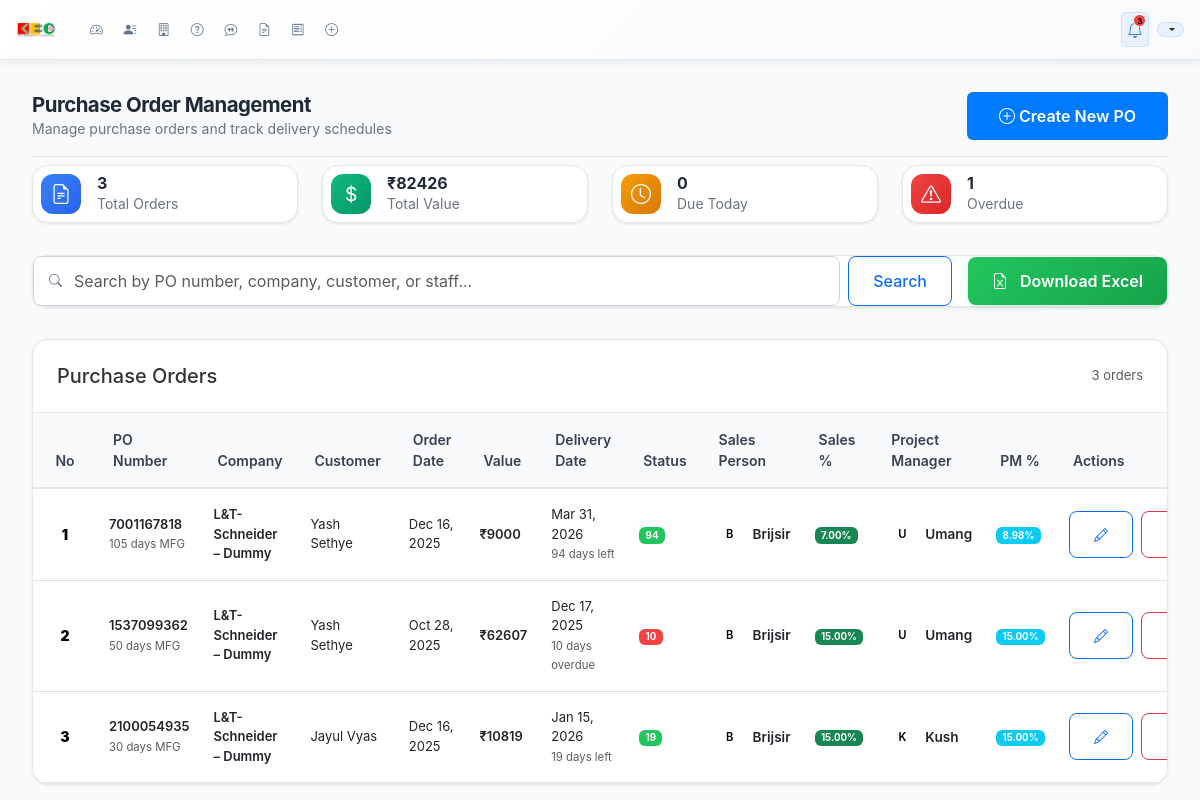
/purchase-orders/ (signed in), run on an earlier commit of the app's database.
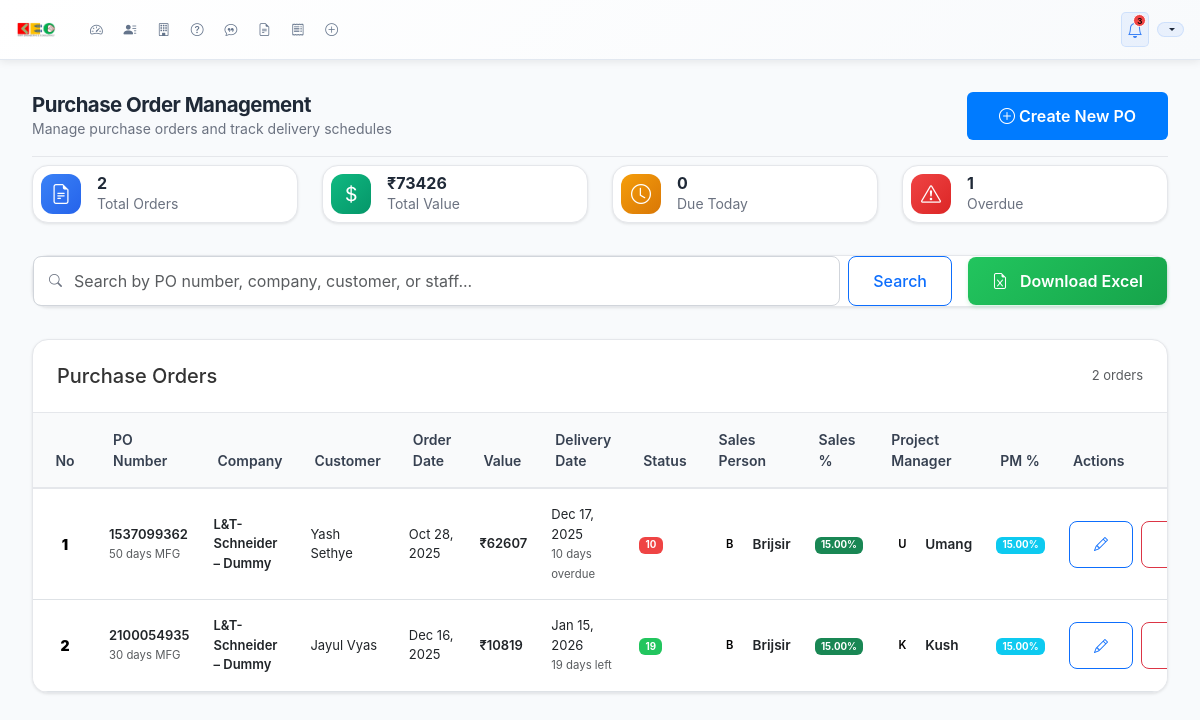
And on a later commit of the database.
### dashboard/models.py (models this page shows, shortened)
class PurchaseOrder(models.Model):
    po_number = models.CharField(max_length=50, verbose_name="PO Number")
    order_date = models.DateField(verbose_name="Order Date")
    company = models.ForeignKey(Contact, on_delete=models.CASCADE, verbose_name="Company", related_name='purchase_orders')
    customer_name = models.CharField(max_length=200, verbose_name="Customer Name")
    order_value = models.DecimalField(max_digits=12, decimal_places=2, verbose_name="Order Value")
    days_to_mfg = models.PositiveIntegerField(verbose_name="Days to Manufacturing")
    delivery_date = models.DateField(verbose_name="Delivery Date", blank=True, null=True)
    due_days = models.IntegerField(verbose_name="Due Days", blank=True, null=True, help_text="Positive: days remaining, Negative: days overdue")
    remarks = models.TextField(blank=True, null=True, verbose_name="Remarks")
    payment_terms = models.PositiveIntegerField(
        blank=True,
        null=True,
        verbose_name="Payment Terms (Days)",
        help_text="Enter payment terms in days (e.g., 45 for 45 days)"
    )
    sales_person = models.ForeignKey(
        User,
        on_delete=models.SET_NULL,
        null=True,
        blank=True,
        related_name='sales_orders',
        limit_choices_to={'userprofile__roles__contains': 'sales'},
        verbose_name="Sales Person"
    )
    sales_percentage = models.DecimalField(
        max_digits=5,
        decimal_places=2,
        null=True,
        blank=True,
        verbose_name="Sales Percentage (%)",
        help_text="Enter percentage (e.g., 5.50 for 5.5%)"
    )
    project_manager = models.ForeignKey(
        User,
        on_delete=models.SET_NULL,
        null=True,
        blank=True,
        related_name='managed_orders',
        limit_choices_to={'userprofile__roles__contains': 'project_manager'},
        verbose_name="Project Manager"
    )
    project_manager_percentage = models.DecimalField(
        max_digits=5,
        decimal_places=2,
        null=True,
        blank=True,
        verbose_name="Project Manager Percentage (%)",
        help_text="Enter percentage (e.g., 3.25 for 3.25%)"
    )
    created_at = models.DateTimeField(auto_now_add=True)
    updated_at = models.DateTimeField(auto_now=True)
    def get_due_days_display(self):
        if self.due_days is None:
            return "Unknown"
        elif self.due_days > 0:
            return f"{self.due_days} days left"
        elif self.due_days == 0:
            return "Due today"
        else:
            return f"{abs(self.due_days)} days overdue"
    class Meta:
        verbose_name = "Purchase Order"
        verbose_name_plural = "Purchase Orders"
        ordering = ['-created_at']

class Contact(models.Model):
    contact_name = models.CharField(max_length=200, verbose_name="Client/Contact Name")
    email_1 = models.EmailField(verbose_name="Primary Email Address")
    email_2 = models.EmailField(verbose_name="Secondary Email Address", blank=True, null=True)
    phone_1 = models.CharField(max_length=20, verbose_name="Primary Phone Number")
    phone_2 = models.CharField(max_length=20, verbose_name="Secondary Phone Number", blank=True, null=True)
    phone_3 = models.CharField(max_length=20, verbose_name="Tertiary Phone Number", blank=True, null=True)
    company = models.ForeignKey(Company, on_delete=models.CASCADE, verbose_name="Company")
    location_city = models.CharField(max_length=100, verbose_name="Location (City)", blank=True)
    individual_address = models.TextField(verbose_name="Individual Address")
    customer_name = models.CharField(max_length=200, verbose_name="Customer Name", blank=True, null=True)
    email = models.EmailField(verbose_name="Email Address", blank=True, null=True)  # Legacy field
    plant = models.CharField(max_length=100, verbose_name="Plant Location", blank=True, null=True)
    address = models.TextField(verbose_name="Address", blank=True, null=True)
    created_at = models.DateTimeField(auto_now_add=True)
    updated_at = models.DateTimeField(auto_now=True)
    class Meta:
        verbose_name = "Contact"
        verbose_name_plural = "Contacts"
        ordering = ['-created_at']

class Company(models.Model):
    company_name = models.CharField(max_length=200, verbose_name="Company Name")
    city_1 = models.CharField(max_length=100, verbose_name="Primary City")
    city_2 = models.CharField(max_length=100, verbose_name="Secondary City", blank=True, null=True)
    address_1 = models.TextField(verbose_name="Primary Address")
    address_2 = models.TextField(verbose_name="Secondary Address", blank=True, null=True)
    address_3 = models.TextField(verbose_name="Tertiary Address", blank=True, null=True)
    created_at = models.DateTimeField(auto_now_add=True)
    updated_at = models.DateTimeField(auto_now=True)
    def __str__(self):
        return f"{self.company_name} – {self.city_1}"
    class Meta:
        verbose_name = "Company"
        verbose_name_plural = "Companies"
        ordering = ['company_name', 'city_1']
        unique_together = ['company_name', 'city_1']

### dashboard/views.py (the view, shortened to what this page needs)
# urls.py: path('purchase-orders/', views.purchase_order_management_view, name='purchase_order_management'),
@login_required
def purchase_order_management_view(request):
    search_query = request.GET.get('search', '')
    orders = PurchaseOrder.objects.select_related('company', 'sales_person', 'project_manager').all()
    orders = orders.order_by('-created_at')
    paginator = Paginator(orders, 10)
    page_number = request.GET.get('page')
    page_obj = paginator.get_page(page_number)
    total_orders = PurchaseOrder.objects.count()
    total_value = PurchaseOrder.objects.aggregate(total=models.Sum('order_value'))['total'] or 0
    overdue_orders = PurchaseOrder.objects.filter(due_days__lt=0).count()
    due_today = PurchaseOrder.objects.filter(due_days=0).count()
    context = {
        'page_obj': page_obj,
        'search_query': search_query,
        'total_orders': total_orders,
        'total_value': total_value,
        'overdue_orders': overdue_orders,
        'due_today': due_today,
    }
    return render(request, 'dashboard/purchase_order_management.html', context)

### dashboard/templates/dashboard/purchase_order_management.html (shortened to what the changed rows need)
{% extends 'dashboard/base.html' %}
{% load static %}
{% block body_class %}scrollable-page{% endblock %}
{% block content %}
<div class="user-management-container">
    <div class="page-header">
        <div>
            <h2 class="page-title">Purchase Order Management</h2>
        </div>
    </div>
    <div class="stats-row">
        <div class="stat-card">
            <div class="stat-content">
                <h3>{{ total_orders }}</h3>
                <p>Total Orders</p>
            </div>
        </div>
        <div class="stat-card">
            <div class="stat-content">
                <h3>₹{{ total_value|floatformat:0 }}</h3>
                <p>Total Value</p>
            </div>
        </div>
    </div>
    <div class="table-container">
        <div class="table-header">
            <h5 class="mb-0">Purchase Orders</h5>
            <span class="text-muted">{{ page_obj.paginator.count }} order{{ page_obj.paginator.count|pluralize }}</span>
        </div>
        {% if page_obj %}
            <div class="table-responsive">
                <table class="table table-hover">
                    <thead>
                        <tr>
                            <th>No</th>
                            <th>PO Number</th>
                            <th>Company</th>
                            <th>Customer</th>
                            <th>Order Date</th>
                            <th>Value</th>
                            <th>Delivery Date</th>
                            <th>Status</th>
                            <th>Sales Person</th>
                            <th>Sales %</th>
                            <th>Project Manager</th>
                            <th>PM %</th>
                            <th>Actions</th>
                        </tr>
                    </thead>
                    <tbody>
                        {% for order in page_obj %}
                            <tr>
                                <td>
                                    <div class="index-number">
                                        <strong>{{ forloop.counter0|add:page_obj.start_index }}</strong>
                                    </div>
                                </td>
                                <td>
                                    <div class="fw-semibold">{{ order.po_number }}</div>
                                    <small class="text-muted">{{ order.days_to_mfg }} days MFG</small>
                                </td>
                                <td>
                                    <div class="fw-semibold">{{ order.company.company }}</div>
                                </td>
                                <td>{{ order.customer_name }}</td>
                                <td>{{ order.order_date|date:"M d, Y" }}</td>
                                <td>
                                    <div class="fw-semibold">₹{{ order.order_value|floatformat:0 }}</div>
                                </td>
                                <td>
                                    <div>{{ order.delivery_date|date:"M d, Y" }}</div>
                                    {% if order.due_days is not None %}
                                        <small class="text-muted">
                                            {{ order.get_due_days_display }}
                                        </small>
                                    {% endif %}
                                </td>
                                <td>
                                    {% if order.due_days is not None %}
                                        {% if order.due_days > 7 %}
                                            <span class="badge" style="background-color: #22c55e; color: white;">{{ order.due_days }}</span>
                                        {% elif order.due_days > 0 %}
                                            <span class="badge" style="background-color: #f97316; color: white;">{{ order.due_days }}</span>
                                        {% elif order.due_days == 0 %}
                                            <span class="badge" style="background-color: #f59e0b; color: white;">0</span>
                                        {% else %}
                                            <span class="badge" style="background-color: #ef4444; color: white;">{{ order.due_days|stringformat:"d"|slice:"1:" }}</span>
                                        {% endif %}
                                    {% else %}
                                        <span class="badge bg-secondary">-</span>
                                    {% endif %}
                                </td>
                                <td>
                                    {% if order.sales_person %}
                                        <div class="d-flex align-items-center">
                                            <div class="user-avatar me-2">
                                                <div class="index-number" style="width: 30px; height: 30px; font-size: 0.7rem;">
                                                    {{ order.sales_person.first_name|first|upper|default:order.sales_person.username|first|upper }}
                                                </div>
                                            </div>
                                            <div>
                                                <div class="fw-semibold" style="font-size: 0.85rem;">
                                                    {{ order.sales_person.get_full_name|default:order.sales_person.username }}
                                                </div>
                                            </div>
                                        </div>
                                    {% else %}
                                        <span class="text-muted">Not assigned</span>
                                    {% endif %}
                                </td>
                                <td>
                                    {% if order.sales_percentage %}
                                        <span class="badge bg-success">{{ order.sales_percentage }}%</span>
                                    {% else %}
                                        <span class="text-muted">-</span>
                                    {% endif %}
                                </td>
                                <td>
                                    {% if order.project_manager %}
                                        <div class="d-flex align-items-center">
                                            <div class="user-avatar me-2">
                                                <div class="index-number" style="width: 30px; height: 30px; font-size: 0.7rem;">
                                                    {{ order.project_manager.first_name|first|upper|default:order.project_manager.username|first|upper }}
                                                </div>
                                            </div>
                                            <div>
                                                <div class="fw-semibold" style="font-size: 0.85rem;">
                                                    {{ order.project_manager.get_full_name|default:order.project_manager.username }}
                                                </div>
                                            </div>
                                        </div>
                                    {% else %}
                                        <span class="text-muted">Not assigned</span>
                                    {% endif %}
                                </td>
                                <td>
                                    {% if order.project_manager_percentage %}
                                        <span class="badge bg-info">{{ order.project_manager_percentage }}%</span>
                                    {% else %}
                                        <span class="text-muted">-</span>
                                    {% endif %}
                                </td>
                                <td>
                                    <div class="action-buttons">
                                        <a href="{% url 'dashboard:purchase_order_edit' order.id %}" class="btn btn-sm btn-outline-primary" title="Edit">
                                            <i class="bi bi-pencil"></i>
                                        </a>
                                        <a href="{% url 'dashboard:purchase_order_delete' order.id %}" class="btn btn-sm btn-outline-danger" title="Delete">
                                        </a>
                                    </div>
                                </td>
                            </tr>
                        {% endfor %}
                    </tbody>
                </table>
            </div>
        {% endif %}
    </div>
</div>
{% endblock %}

What changed in the data, as far as the page shows it:
removed PurchaseOrder: po_number "7001167818", days_to_mfg "105", company.company "L&T-Schneider – Dummy", customer_name "Yash Sethye", order_date "Dec 16, 2025", order_value "9000", delivery_date "Mar 31, 2026", due_days "94 days left", due_days "94", sales_person.first_name|first "B", sales_person.get_full_name "Brijsir", sales_percentage "7.00", project_manager.first_name|first "U", project_manager.get_full_name "Umang", project_manager_percentage "8.98"
Also different on the page:
{{ total_orders }}: "3" → "2"
{{ total_value|floatformat:0 }}: "82426" → "73426"
{{ page_obj.paginator.count }}: "3" → "2"
